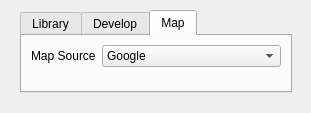
<?xml version="1.0" encoding="UTF-8"?>
<ui version="4.0">
 <class>PreferencesDialog</class>
 <widget class="QDialog" name="PreferencesDialog">
  <property name="geometry">
   <rect>
    <x>0</x>
    <y>0</y>
    <width>311</width>
    <height>113</height>
   </rect>
  </property>
  <property name="windowTitle">
   <string>Dialog</string>
  </property>
  <widget class="QTabWidget" name="tabWidget">
   <property name="geometry">
    <rect>
     <x>20</x>
     <y>10</y>
     <width>272</width>
     <height>83</height>
    </rect>
   </property>
   <property name="currentIndex">
    <number>2</number>
   </property>
   <widget class="QWidget" name="LIbrary">
    <attribute name="title">
     <string>Library</string>
    </attribute>
   </widget>
   <widget class="QWidget" name="Develop">
    <attribute name="title">
     <string>Develop</string>
    </attribute>
   </widget>
   <widget class="QWidget" name="Map">
    <attribute name="title">
     <string>Map</string>
    </attribute>
    <layout class="QFormLayout" name="formLayout">
     <item row="0" column="0">
      <widget class="QLabel" name="label">
       <property name="text">
        <string>Map Source</string>
       </property>
      </widget>
     </item>
     <item row="0" column="1">
      <widget class="QComboBox" name="comboBox">
       <item>
        <property name="text">
         <string>Google</string>
        </property>
       </item>
       <item>
        <property name="text">
         <string>Openstreetmap</string>
        </property>
       </item>
      </widget>
     </item>
    </layout>
   </widget>
  </widget>
 </widget>
 <resources/>
 <connections/>
</ui>
